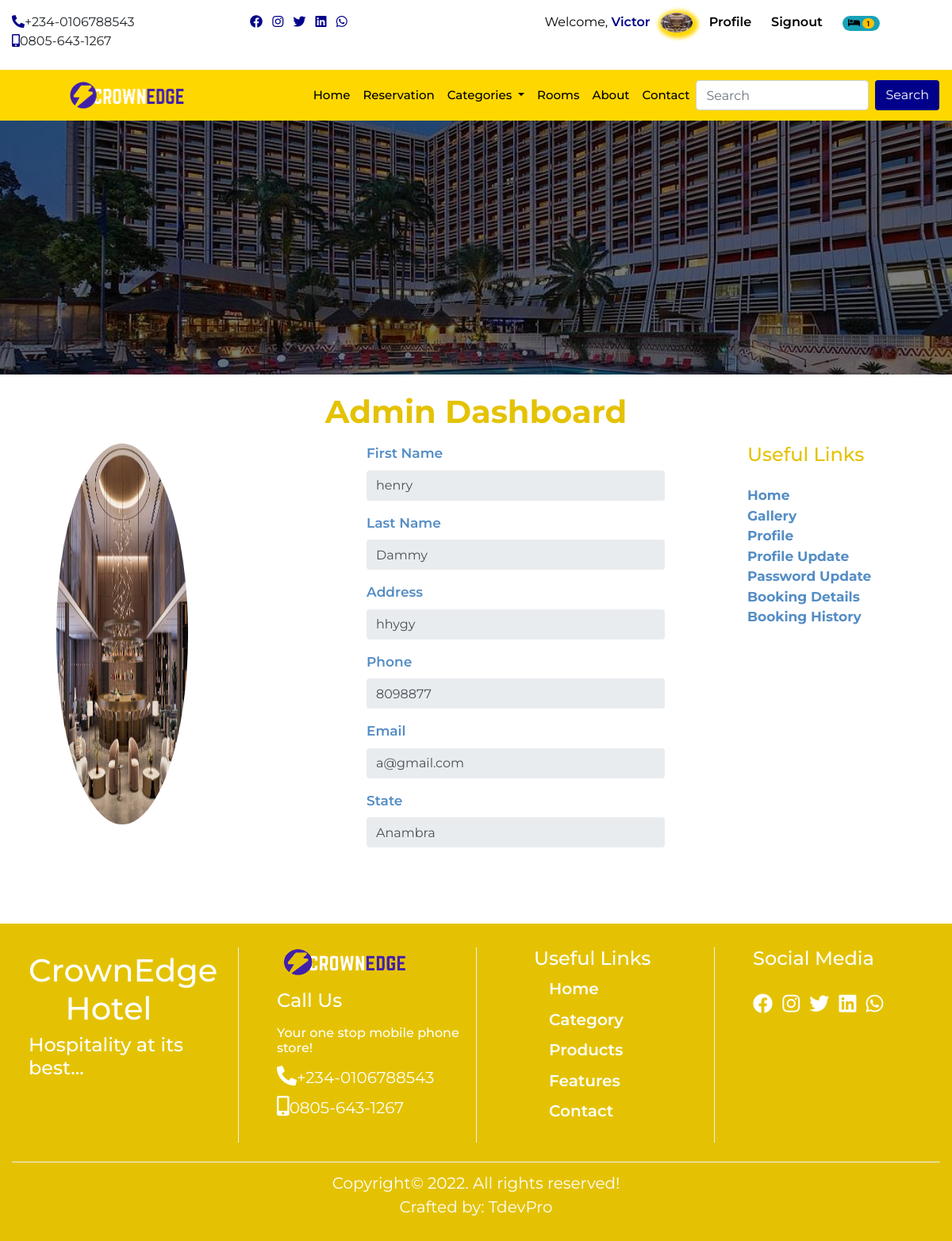
/profile (signed in), run on the app's committed database.
### userprofile/models.py (models this page shows, shortened)
class Profile(models.Model):
    user = models.OneToOneField(User, on_delete= models.CASCADE)
    first_name = models.CharField(max_length=50)
    last_name = models.CharField(max_length=50)
    email = models.EmailField()
    phone = models.CharField(max_length=20)
    address = models.CharField(max_length=150)
    state = models.CharField(max_length=50)
    pix = models.ImageField(upload_to= 'profile', default='profile/avatar.jpg')
    class Meta:
        db_table = 'profile'
        managed = True
        verbose_name = 'Profile'
        verbose_name_plural = 'Profiles'

### home/models.py (models this page shows, shortened)
class CompanyProfile(models.Model):
    name = models.CharField(max_length=50)
    keyword = models.CharField(max_length=150)
    description = models.CharField(max_length=150)
    logo = models.ImageField(upload_to='logo', blank=True, null=True)
    favicon = models.ImageField(upload_to='logo', blank=True, null=True, default='/favicon-96x96.png')
    carousel = models.ImageField(upload_to='carousel', blank=True, null=True)
    carousel2 = models.ImageField(upload_to='carousel', blank=True, null=True)
    carousel3 = models.ImageField(upload_to='carousel', blank=True, null=True)
    carousel4 = models.ImageField(upload_to='carousel', blank=True, null=True)
    banner = models.ImageField(upload_to='banner', blank=True, null=True)
    mobile = models.CharField(max_length=20)
    mobile2 = models.CharField(max_length=20)
    address = models.CharField(max_length=100)
    email = models.EmailField()
    website = models.URLField()
    about = models.TextField()
    about2 = models.TextField()
    copyright_year = models.CharField(max_length=4)
    class Meta:
        db_table = 'companyprofile'
        managed = True
        verbose_name = 'CompanyProfile'
        verbose_name_plural = 'CompanyProfile'

### home/views.py (the view)
# urls.py: path('profile', views.profile, name='profile'),
@login_required(login_url='signin')
def profile(request):
    profile = Profile.objects.get(user__username = request.user.username)
    context = {
        'profile':profile
    }
    return render(request, 'profile.html', context)

### home/context_processor.py (called while the page is built)
def dropdown(request):
    categories = Category.objects.all()
    context = {
        'categories':categories
    }
    return context

def company(request):
    cprofile = CompanyProfile.objects.get(pk=1)
    context = {
        'cprofile':cprofile
    }
    return context

def cartcount(request):
    count = Booking.objects.filter(user__username = request.user.username, paid=False)
    itemcount = 0
    for item in count:
        itemcount += item.no_days
    context = {
        'itemcount':itemcount
    }
    return context

### home/templatetags/sample_tags.py (called while the page is built)
@register.simple_tag
def intralink(main, link):
    return reverse(main) + '#' + link

### home/templates/profile.html (shortened to what this page needs)
{% extends "base.html" %}
{% block header %} {% include 'header.html' %} {% endblock header %}
{% block banner %} {% include 'banner.html' %} {% endblock banner %}
{% block content %}
<section>
    <div class="container-fluid">
        <h1 class="title">{{profile.user.username}} dashboard</h1>
        <div class="row prof">
          <div class="col-12 col-sm-12 col-md-5 col-lg-4">
            <div class="img-pcard">
              <img src="{{profile.pix.url}}">
            </div>
          </div>
          <div class="col-12 col-sm-12 col-md-5 col-lg-5">
            <div class="pro-form">
              <form>
                <div class="form-group">
                  <label class="labe" for="exampleInputText1">first name</label>
                  <input type="text" value="{{profile.first_name}}" class="form-control" id="exampleInputText1" aria-describedby="textHelp" readonly>
                </div>
                <div class="form-group">
                  <label class="labe"  for="exampleInputText1">last name</label>
                  <input type="text" value="{{profile.last_name}}" class="form-control" id="exampleInputText1" aria-describedby="textHelp" readonly>
                </div>
                <div class="form-group">
                  <label class="labe"  for="exampleInputText1">address</label>
                  <input type="text" value="{{profile.address}}" class="form-control" id="exampleInputText1" aria-describedby="textHelp" readonly>
                </div>
                <div class="form-group">
                  <label class="labe"   for="exampleInputText1">phone</label>
                  <input type="text" value="{{profile.phone}}" class="form-control" id="exampleInputText1" aria-describedby="textHelp" readonly>
                </div>
                <div class="form-group">
                  <label class="labe"  for="exampleInputText1">email</label>
                  <input type="email" value="{{profile.user.email}}" class="form-control" id="exampleInputText1" aria-describedby="textHelp" readonly>
                </div>
                <div class="form-group">
                  <label class="labe"  for="exampleInputText1">state</label>
                  <input type="text" value="{{profile.state}}" class="form-control" id="exampleInputText1" aria-describedby="textHelp" readonly>
                </div>
              </form>
            </div>
          </div>
          <div class="col-12 col-sm-12 col-md-2 col-lg-3">
            <div class="pro-links">
              <h4 class="mb-4">Useful Links</h4>
              <ul class="list-unstyled">
                <li><a href="{% url 'home' %}">Home</a></li>
                <li><a href="{% url 'rooms'  %}">gallery</a></li>
                <li><a href="{% url 'profile'  %}">profile</a></li>
                <li><a href="{% url 'update' %}">profile update</a></li>
                <li><a href="{% url 'password' %}">password update</a></li>
                <li><a href="{% url 'booking_details' %}">booking details</a></li>
                <li><a href="{% url 'history' %}">booking history</a></li>
              </ul>
            </div>
          </div>
        </div>
      </div>
    </section>
{% endblock content %}
{% block footer %} {% include 'footer.html' %} {% endblock footer %}

### home/templates/base.html (shortened to what this page needs)
<!doctype html>
{% load static %}
<html lang="en">
  <head>
    <link rel="stylesheet" href="https://use.fontawesome.com/releases/v5.15.4/css/all.css"/>
    <link rel="stylesheet" href="https://stackpath.bootstrapcdn.com/bootstrap/4.4.1/css/bootstrap.min.css">
    <link rel="stylesheet" href="{% static '' %}css/style.css">
  </head>
  <body>
    {% block header %}{% endblock header %}
    {% block banner %} {% endblock banner %}
    {% block content %}{% endblock content %}
    {% block footer %}{% endblock footer %}
  </body>
</html>

### home/templates/header.html (shortened to what this page needs)
{% load sample_tags %}
<div class="container-fluid">
    <div class="row">
      <div class="col-12 col-sm-6 col-md-2 col-lg-3 mt-3 mb-2 hide">
        <ul class="list-inline">
          <li class="list-inline-item"><a href=""><i class="fas fa-phone-alt"></i></a><span>+234-0106788543</span></li>
          <li class="list-inline-item"><a href=""><i class="fas fa-mobile-alt"></i></a><span>0805-643-1267</span></li>
        </ul>
      </div>
      <div class="col-12 col-sm-6 col-md-2 col-lg-3 mt-3 mb-2 hide">
        <ul class="list-inline">
          <li class="list-inline-item"><a href=""><i class="fab fa-facebook"></i></a></li>
          <li class="list-inline-item"><a href=""><i class="fab fa-instagram"></i></a></li>
          <li class="list-inline-item"><a href=""><i class="fab fa-twitter"></i></a></li>
          <li class="list-inline-item"><a href=""><i class="fab fa-linkedin"></i></a></li>
          <li class="list-inline-item"><a href=""><i class="fab fa-whatsapp"></i></a></li>
        </ul>
      </div>
      <div class="col-12 col-sm-12 col-md-8 col-lg-6 mt-3 mb-2 auth">
        <ul class="">
          {% if user.is_authenticated %}
            <li class=""><a href="{% url 'profile' %}" class="welcome">welcome,
              <span>
                {% if user.first_name %}
                  {{request.user.first_name}}
                {% else %}
                  {{request.user.username}}
                {% endif %}
              </span></i></a></li>
            <li class=""><a href="" class="welimg"><img src="{{profile.pix.url}}"></a></li>
            <li class=""><a href="{% url 'profile' %}" class="user-btn"><span>profile</span></a></li>
            <li class=""><a href="{% url 'signout' %}" class="user-btn"><span>signout</span></a></li>
            <li class="">
              <a href="{% url 'booked' %}" class="user-btn">
                {% if itemcount > 0 %}
                  <span class="badge badge-pill badge-info">
                    <i class="fas fa-bed"></i>
                    <span class="badge badge-pill badge-warning">{{itemcount}}</span>
                  </span>
                {% else %}
                  <i class="fas fa-bed"></i>
                {% endif %}
              </a>
            </li>
          {% else %}
            <li class=""><a href="{% url 'signin' %}" class="user-btn"><i class="fas fa-user"></i><span>signin</span></a></li>
            <li class=""><a href="{% url 'signup' %}" class="user-btn"><i class="fas fa-users"></i><span>signup</span></a></li>
          {% endif %}
        </ul>
      </div>
    </div>
  </div>
      <nav class="navbar navbar-expand-lg navbar-light sticky-top">
        <a class="navbar-brand" href="{% url 'home' %}"><img src="{{cprofile.logo.url}}" alt=""></a>
        <div class="collapse navbar-collapse" id="navbarSupportedContent">
          <ul class="navbar-nav ml-auto">
            <li class="nav-item active">
              <a class="nav-link" href="{% url 'home' %}">home <span class="sr-only">(current)</span></a>
            </li>
            <li class="nav-item">
              <a class="nav-link" href="">reservation</a>
            </li>
            <li class="nav-item dropdown">
              <a class="nav-link dropdown-toggle" href="#" id="navbarDropdown" role="button" data-toggle="dropdown" aria-haspopup="true" aria-expanded="false">
                categories
              </a>
            </li>
            <li class="nav-item">
              <a class="nav-link" href="{% url 'rooms' %}">rooms</a>
            </li>
            <li class="nav-item">
              <a class="nav-link" href="{% intralink 'home' 'about' %}">about</a>
            </li>
            <li class="nav-item">
              <a class="nav-link" href="{% intralink 'home' 'contact' %}">contact</a>
            </li>
          </ul>
          <form class="form-inline my-2 my-lg-0" action="{% url 'search' %}" method="POST">
            <input class="form-control mr-sm-2" name="search" type="search" placeholder="Search" aria-label="Search">
            <button class="btn form-btn" type="submit">Search</button>
          </form>
        </div>
      </nav>

### home/templates/banner.html
<div class="banner">
</div>

### home/templates/footer.html
<div class="footer">
    <div class="container-fluid footer2">
      <div class="row">
        <div class="col-12 col-sm-6 col-md-4 col-lg-3 foota-box">
          <h1>CrownEdge <span>Hotel</span></h1>
          <h4>Hospitality at its best...</h4>
        </div>
        <div class="col-12 col-sm-6 col-md-4 col-lg-3 foota-box2">
          <img src="{{cprofile.logo.url}}" alt="">
          <h4 class="mt-3 mb-3">Call Us</h4>
          <h6>Your one stop mobile phone store!</h6>
          <ul class="list-unstyled">
            <li><a href=""><i class="fas fa-phone-alt"></i></a><span>+234-0106788543</span></li>
            <li><a href=""><i class="fas fa-mobile-alt"></i></a><span>0805-643-1267</span></li>
          </ul>
        </div>
        <div class="col-12 col-sm-6 col-md-4 col-lg-3 foota-box3">
          <h4>Useful Links</h4>
          <ul class="list-unstyled">
            <li><a href="">Home</a></li>
            <li><a href="">Category</a></li>
            <li><a href="">Products</a></li>
            <li><a href="">Features</a></li>
            <li><a href="">Contact</a></li>
          </ul>
        </div>
        <div class="col-12 col-sm-6 col-md-12 col-lg-3 foota-box4">
          <h4 class="mb-4">Social Media</h4>
          <ul class="list-inline">
            <li class="list-inline-item"><a href=""><i class="fab fa-facebook"></i></a></li>
            <li class="list-inline-item"><a href=""><i class="fab fa-instagram"></i></a></li>
            <li class="list-inline-item"><a href=""><i class="fab fa-twitter"></i></a></li>
            <li class="list-inline-item"><a href=""><i class="fab fa-linkedin"></i></a></li>
            <li class="list-inline-item"><a href=""><i class="fab fa-whatsapp"></i></a></li>
          </ul>
        </div>
      </div>
      <div class="footer3">
        <p> Copyright&copy; 2022. All rights reserved! <br> Crafted by: TdevPro</p>
      </div>
    </div>
  </div>

### home/static/css/style.css (style rules this page uses)
* { margin: 0px; padding: 0px; box-sizing: border-box; }
body { font-family: 'Montserrat', sans-serif; }
html { scroll-behavior: smooth; }
.hide a { color: darkblue; }
.welimg img { width: 40px; border-radius: 100%; box-shadow: 2px 2px 5px 5px gold; }
.welcome { color: black; font-weight: 400; text-transform: capitalize; padding-right: .6rem; }
.welcome span { color: darkblue; font-weight: 600; text-decoration: none; }
.user-btn { color: darkblue; font-weight: 400; padding-left: 1rem; padding-right: .3rem; }
.user-btn span { color: black; font-weight: 600; text-transform: capitalize; }
.auth { display: flex; justify-content: space-around; }
.auth li { display: inline; }
h1 { color: gold; }
.navbar { background: gold; }
#navbarSupportedContent a { color: black; text-transform: capitalize; font-size: 15px; font-weight: 500; }
.navbar img { width: 50%; margin-left: 20%; }
.navbar-nav { margin-left: 50%; }
.form-btn { color:white; background: darkblue; }
.banner { height: 40vh; background-image: linear-gradient(rgba(0,0,0,0.5),rgba(0,0,0,0.5)),url(../img/pool.jpg); background-repeat: no-repeat; background-size: cover; background-position: center; }
.container-fluid h1 { text-align: center; margin-top: 2%; }
.footer { background: rgb(228, 194, 3); }
.footer h1 { color: white; margin-right: 19%; }
.footer h4 { color: white; }
.footer h6 { color: white; }
.foota-box { padding-left: 3%; }
.foota-box2 img { width: 170px; height: 15%; }
.foota-box2 .list-unstyled li a { color: white; font-size: 25px; }
.foota-box2 .list-unstyled li span { color: white; font-size: 20px; }
.foota-box3 li { padding-bottom: 4%; padding-left: 9%; font-weight: 600; }
.foota-box3 a { color: white; font-size: 20px; }
.foota-box4 a { color: white; font-size: 25px; }
.foota-box4 li { transition: transform .5sec; }
.foota-box, .foota-box2, .foota-box3, .foota-box4 { margin: 2.5% 0 2%; }
.foota-box2, .foota-box3, .foota-box4 { border-left: .1px solid #f0f0f0; padding-left: 4%; cursor: pointer; }
.foota-box3 { padding-left: 6%; }
.footer3 { text-align: center; color: white; font-size: 20px; padding: 1% 0; border-top: .5px solid #f0f0f0; }
.title { text-transform: capitalize; text-align: center; margin-top: 5rem; margin-bottom: 1rem; color: rgb(228, 194, 3); font-weight: 700; }
.prof { margin-bottom: 5rem; }
.img-pcard { width: 60%; height: 60vh; padding-left: 15%; }
.img-pcard img { width: 100%; height: 100%; border-radius: 100%; }
.pro-form { width: 90%; padding-left: 10%; }
.pro-form form { width: 100%; }
.pro-form .labe { color: rgb(84, 141, 197) !important; text-transform: capitalize; font-size: 17px; font-weight: 600; }
.pro-form input { border: none !important; background: rgb(84, 141, 197); opacity: 0.3; }
.pro-links { margin-left: 10%; }
.pro-links h4 { color: rgb(228, 194, 3); }
.pro-links a { color: rgb(84, 141, 197); font-size: 17px; font-weight: 700; text-transform: capitalize; }

### data on the page
Profile: pix (picture), user.username "Admin", first_name "henry", last_name "Dammy", address "hhygy", phone "8098877", user.email "a@gmail.com", state "Anambra"
CompanyProfile: logo (picture)

### other printed values
{{ request.user.first_name }} "Victor"
{{ itemcount }} "1"
